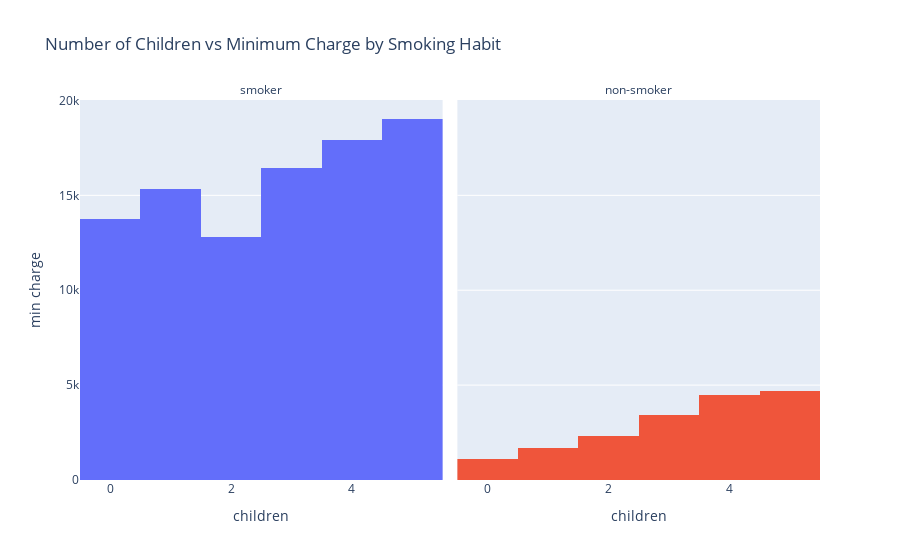

The code cell stored with this chart in its notebook:
### Markdown cell above
## Number of Children vs Minimum Charge by Smoking Habit

### Code cell
fig = px.histogram(df,
            x='children',
            y='charges',
            histfunc='min',
            facet_col='smoker',
            color='smoker',
            title="Number of Children vs Minimum Charge by Smoking Habit")
# change facet titles individually
new_titles = {"smoker=yes": "smoker", "smoker=no": "non-smoker"}
fig.for_each_annotation(lambda x: x.update(text=new_titles.get(x.text, x.text)))

fig.update_layout(xaxis_title="children",
                 yaxis_title="min charge",
                 showlegend=False)
fig.show()

### Figure 1 — Plotly figure (JSON) as saved in the notebook; plotly's stock layout.template omitted (floating-point values rounded to 4 significant figures; data arrays with more than 128 entries replaced by an {"elided": "..."} marker saying what was removed)
{"data": [{"bingroup": "x", "histfunc": "min", "hovertemplate": "smoker=yes<br>children=%{x}<br>min of charges=%{y}<extra></extra>", "legendgroup": "yes", "marker": {"color": "#636efa", "pattern": {"shape": ""}}, "name": "yes", "orientation": "v", "showlegend": true, "type": "histogram", "x": {"elided": "274 int values"}, "xaxis": "x", "y": {"elided": "274 float values"}, "yaxis": "y"}, {"bingroup": "x", "histfunc": "min", "hovertemplate": "smoker=no<br>children=%{x}<br>min of charges=%{y}<extra></extra>", "legendgroup": "no", "marker": {"color": "#EF553B", "pattern": {"shape": ""}}, "name": "no", "orientation": "v", "showlegend": true, "type": "histogram", "x": {"elided": "1064 int values"}, "xaxis": "x2", "y": {"elided": "1064 float values"}, "yaxis": "y2"}], "layout": {"annotations": [{"font": {}, "showarrow": false, "text": "smoker", "x": 0.245, "xanchor": "center", "xref": "paper", "y": 1, "yanchor": "bottom", "yref": "paper"}, {"font": {}, "showarrow": false, "text": "non-smoker", "x": 0.755, "xanchor": "center", "xref": "paper", "y": 1, "yanchor": "bottom", "yref": "paper"}], "barmode": "relative", "legend": {"title": {"text": "smoker"}, "tracegroupgap": 0}, "showlegend": false, "title": {"text": "Number of Children vs Minimum Charge by Smoking Habit"}, "xaxis": {"anchor": "y", "domain": [0, 0.49], "title": {"text": "children"}}, "xaxis2": {"anchor": "y2", "domain": [0.51, 1], "matches": "x", "title": {"text": "children"}}, "yaxis": {"anchor": "x", "domain": [0, 1], "title": {"text": "min charge"}}, "yaxis2": {"anchor": "x2", "domain": [0, 1], "matches": "y", "showticklabels": false}}}
